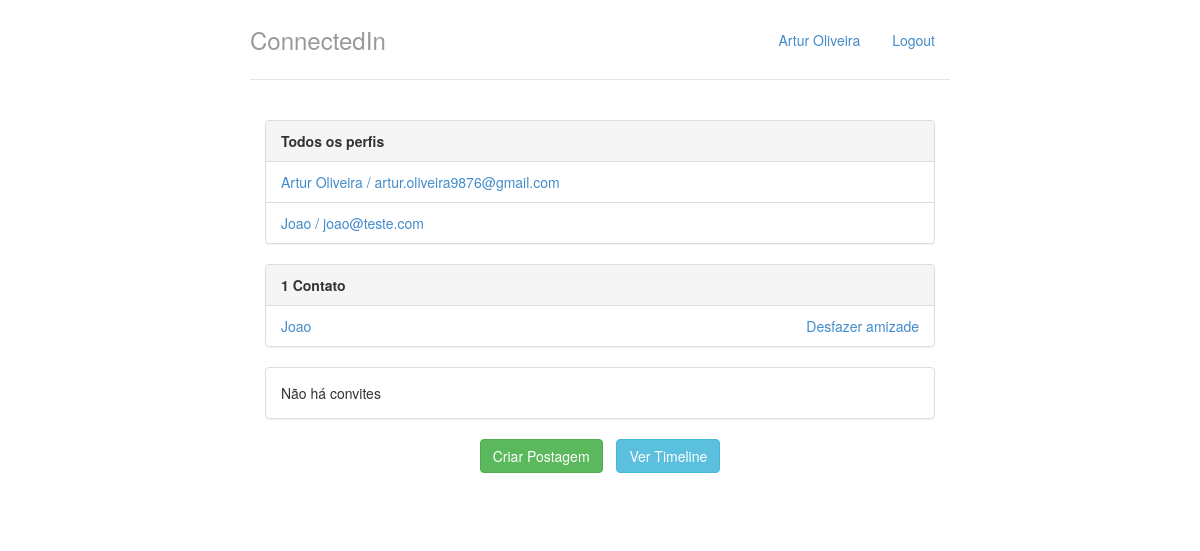
The app's page / (signed in), older data.
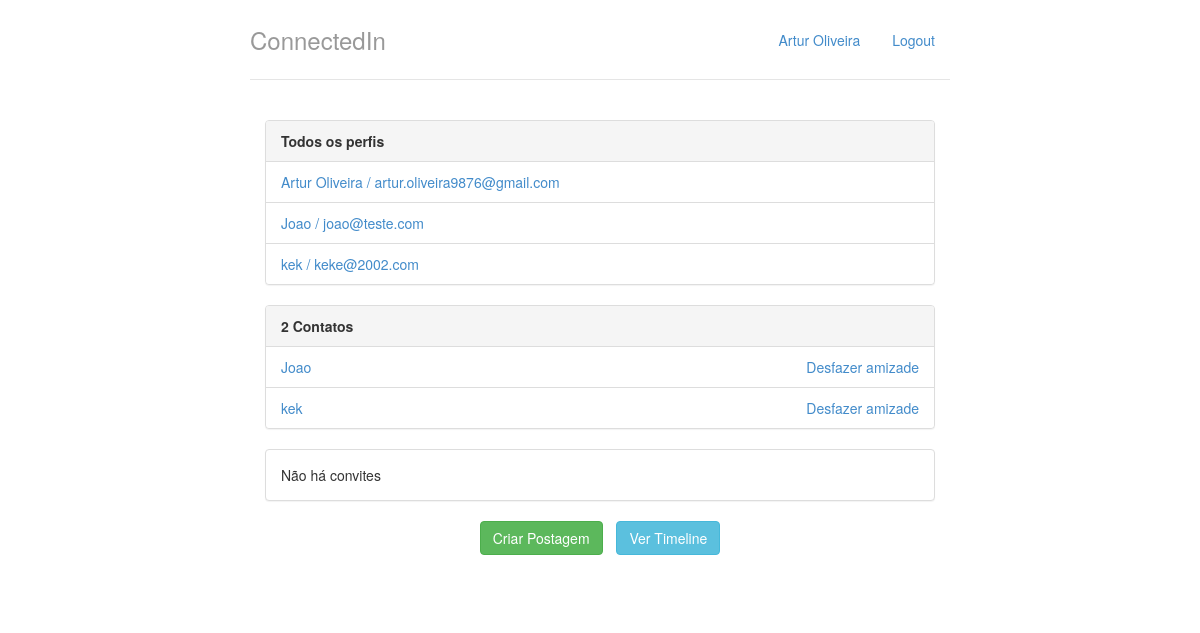
The same page, newer data.
### perfis/models.py (models this page shows, shortened)
class Perfil(models.Model):
    class Meta:
        db_table = 'PERFIL'
        verbose_name = 'perfil'
        verbose_name_plural = 'perfis'
    nome = models.CharField(max_length=255)
    telefone = models.CharField(max_length=15)
    nome_empresa = models.CharField(max_length=255)
    contatos = models.ManyToManyField('self')
    usuario = models.OneToOneField(User, related_name='perfil', on_delete=models.CASCADE)
    criado_em = models.DateTimeField(auto_now_add=True)
    atualizado_em = models.DateTimeField(auto_now=True)
    @property
    def email(self):
        return self.usuario.email
    def __str__(self):
        return self.nome

### perfis/views.py (the view)
# urls.py: path('', index, name='index'),
@login_required
def index(request):
    return render(request, 'perfis/index.html', {'perfis': Perfil.objects.all(),
                                                 'perfil_logado': get_perfil_logado(request)})

### perfis/views.py (called while the page is built)
@login_required
def get_perfil_logado(request):
    return request.user.perfil

### perfis/templates/perfis/index.html
{% extends 'perfis/base.html' %}
{% block body %}
<div class="col-lg-12">
	<div class="panel panel-default">
		<div class="panel-heading">
			<strong>Todos os perfis</strong>
		</div>
		{% if perfis %}
		<ul class="list-group">
			{% for perfil in perfis %}
				<li class="list-group-item">
					<a href = "{% url 'exibir-perfil' perfil.id %}">	{{ perfil.nome }} / {{ perfil.email }}
					</a>
				</li>
			{% endfor %}
		{% else %}
			<p>Não há perfis cadastrados</p>
		{% endif %}
		</ul>
	</div>
    <div class="panel panel-default">
        {% with total=perfil_logado.contatos.count %}
            {% if total %}
                <div class="panel-heading">
                    <strong> {{ total }}
                        Contato{{ total|pluralize }}
                    </strong>
                </div>
                <ul class="list-group">
                    {% for perfil in perfil_logado.contatos.all %}
                        <li class = "list-group-item">
                            <a href = "{% url 'exibir-perfil' perfil.id %}">
                                {{ perfil }}
                            </a>
                            <a class="pull-right" href="{% url 'desfazer-amizade' perfil.id %}">
                                Desfazer amizade
                            </a>
                        </li>
                    {% endfor %}
                </ul>
            {% else %}
                <div class="panel-body">
                    Você não possui nenhum contato
                </div>
            {% endif %}
        {% endwith %}
    </div>
    <div class="panel panel-default">
        {% with total=perfil_logado.convites_recebidos.count %}
            {% if total %}
                <div class="panel-heading">
                    <strong> {{ total }}
                    Convite{{ total|pluralize }} aguardando aprovação</strong>
                </div>
                <ul class="list-group">
                    {% for convite in perfil_logado.convites_recebidos.all %}
                        <li class="list-group-item">
                           <ul class="list-inline">
                                <li class="list-inline-item">
                                    <a href="{% url 'exibir-perfil' convite.solicitante.id %}">
                                        {{convite.solicitante.nome}}
                                    </a>
                                </li>
                                <li class="list-inline-item pull-right">
                                    <a href="{% url 'recusar-convite' convite.id %}">recusar</a>
                                </li>
                                <li class="list-inline-item pull-right">
                                    <a href="{% url 'aceitar-convite' convite.id %}">aceitar</a>
                                </li>
                           </ul>
                        </li>
                    {% endfor %}
                </ul>
            {% else %}
                <div class="panel-body">
                    Não há convites
                </div>
            {% endif %}
        {% endwith %}
    </div>
    <div class="text-center">
        <ul class="list-inline">
            <li class="list-inline-item">
                <a class="btn btn-success" href="{% url 'criar-postagem' %}">Criar Postagem</a>
            </li>
            <li class="list-inline-item">
                <a class="btn btn-info" href="{% url 'timeline' %}">Ver Timeline</a>
            </li>
        </ul>
    </div>
</div>
{% endblock %}

### perfis/templates/perfis/base.html (shortened to what this page needs)
{% load static %}
<!doctype html>
<html lang = "pt-br">
	<head>
		<link rel="stylesheet"
			 href="{% static 'styles/bootstrap.css' %}">
		<link rel="stylesheet"
			 href="{% static 'styles/main.css' %}">
	</head>
	<body>
		<div class="container">
			<div class = "header">
				<ul class = "nav nav-pills pull-right">
					<li><a href = "{% url 'index' %}">{{ perfil_logado.nome }}</a></li>
					<li><a href = "{% url 'logout' %}">Logout</a></li>
				</ul>
				<h3 class = "text-muted">ConnectedIn</h3>
			</div>
			<div class="row content">
				{% block body%}
				{% endblock %}
			</div>
		</div>
	</body>
</html>

### perfis/static/styles/main.css (style rules this page uses)
body { padding-top: 20px; padding-bottom: 20px; }
.header, .content, .footer { padding-left: 15px; padding-right: 15px; }
.header { border-bottom: 1px solid #e5e5e5; }
.header h3 { margin-top: 0; margin-bottom: 0; line-height: 40px; padding-bottom: 19px; }
@media (min-width: 768px) { .container { max-width: 730px; } }
.content { margin: 40px 0; }
@media screen and (min-width: 768px) { .header, .content, .footer { padding-left: 0; padding-right: 0; } }
@media screen and (min-width: 768px) { .header { margin-bottom: 30px; } }

Row changes from the older to the newer data that the page shows:
added Perfil: nome "kek", email "keke@2002.com"
Text that changed along with them:
{{ total }}: "1" → "2"
